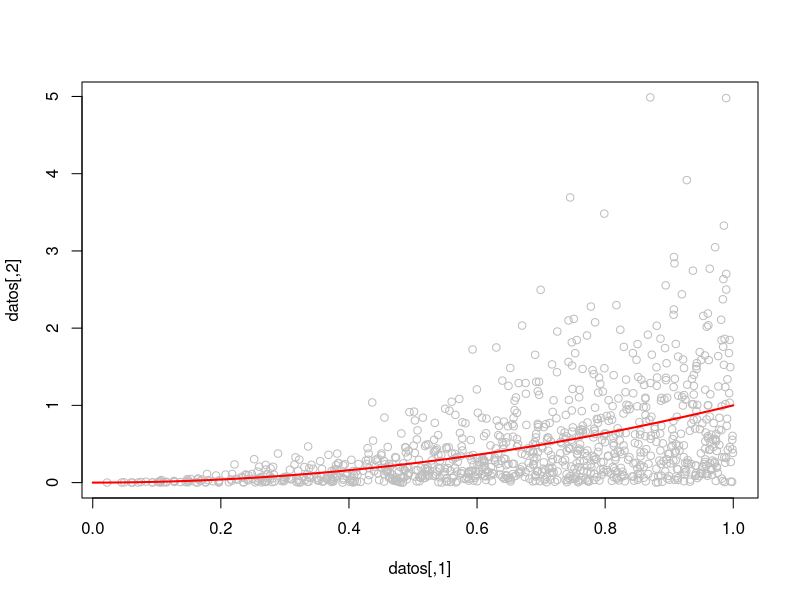
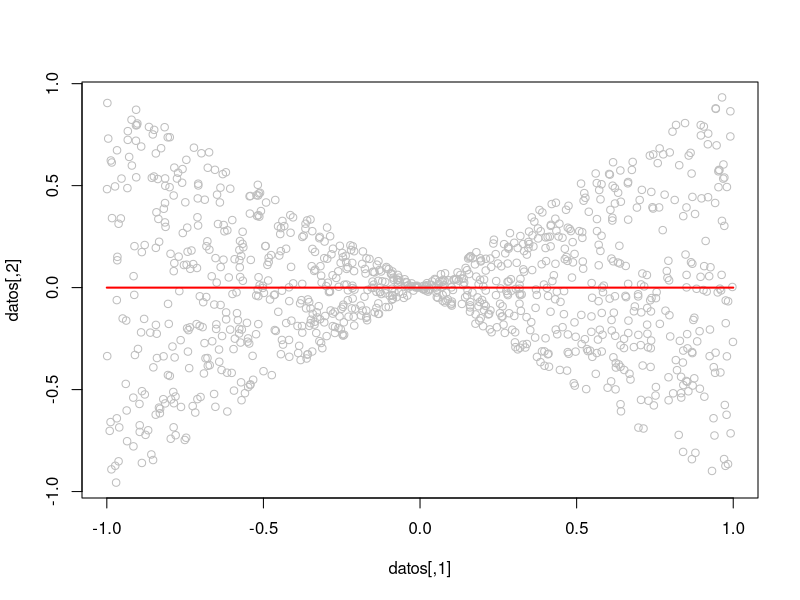
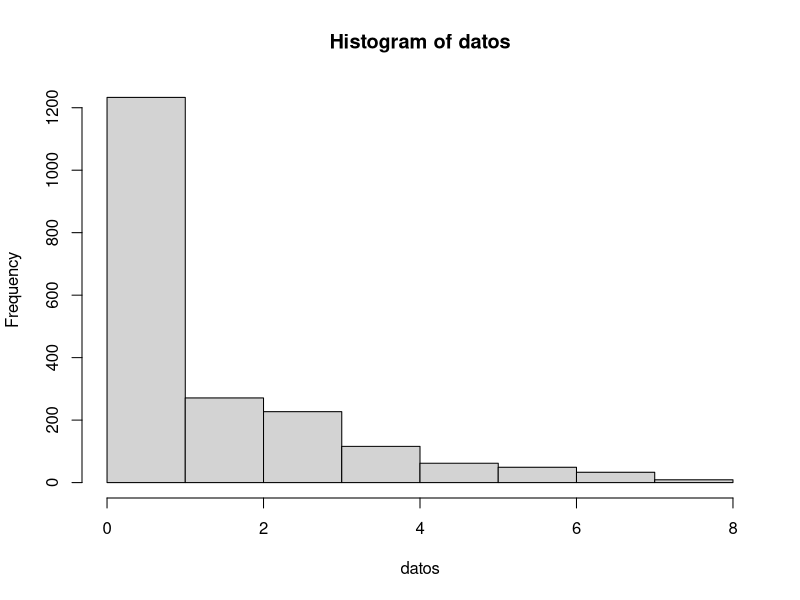

R code for these plots, in order:
# X ~ sqrt( Unif(0,1) )
# Y ~ Exp( 1/ X^2 )
gen_dat <- function( n ){
  salida <- matrix( NA , n, 2)
  for( i in 0:n){
    x <- sqrt( runif(1,0,1))
    y <- rexp( 1, 1/(x**2))
    salida[i,] <- c(x,y) 
  }
  return(salida)
}
datos <- gen_dat(1000)
plot(datos, col="grey")
curve(x**2, from=0, to=1, lwd=2, col="red", add=TRUE)
##################################################################
# X ~ Unif(-1,1)
# X ~ Unif(-1,1)
# Y ~ Z * X
#
# En este caso Cov(X,Y) = 0 (constante)
# E( Y|X ) = 0
# pero no son independientes 
gen_dat2 <- function( n ){
  salida <- matrix( NA , n, 2)
  for( i in 0:n){
    x <- runif(1,-1,1)
    y <- runif(1,-1,1) * x
    salida[i,] <- c(x,y) 
  }
  return(salida)
}
datos <- gen_dat2(1000)

plot(datos, col="grey")
curve(0*x, from=-1, to=1, lwd=2, col="red", add=TRUE)
##################################################################
## Las aves parásitas de cría ponen huevos en nidos de otras especies (hospedador), 
# las cuales incuban los huevos y crían al pichón parásito. 
# En un bosque de talas de la provincia de Buenos Aires hay dos especies hospederas que son indistinguibles a simple vista. 
# Una de las principales diferencias entre estas especies radica en el grado de discriminación y
# remoción de huevos parásitos de sus nidos. Una de las especies es “aceptadora“ de huevos parásitos (Y = 0),
# ya que remueve del nido sólo el 30% de los huevos parásitos, mientras que la otra especie es “rechazadora“ (Y = 1)
# ya que remueve el 80% de los huevos parásitos presentes en su nido. 
# Además, se sabe que el 90% de los nidos del bosque corresponden a la especie “aceptadora“ , 
# mientras que apenas el 10% restante son nidos de la especie “rechazadora“. 
# Se elige al azar un nido del bosque y se colocan k = 8 huevos parásitos. 
# Denotemos con X a la variable aleatoria que indica el número de huevos removidos del nido. 
# Asuma que, en cada nido, la remoción (o no) de los diferentes huevos se realiza de manera independiente.
gen_dat <- function( n ){
  salida <- matrix( NA , n, 2)
  for( i in 0:n){
    y <- rbinom(1, 1, 0.1)
    x <- rbinom(1, 8, 0.3 + 0.5*y)
    
    salida[i,] <- c(x,y) 
  }
  return(salida)
}
datos <- gen_dat(1000)
hist(datos,breaks = 9)

